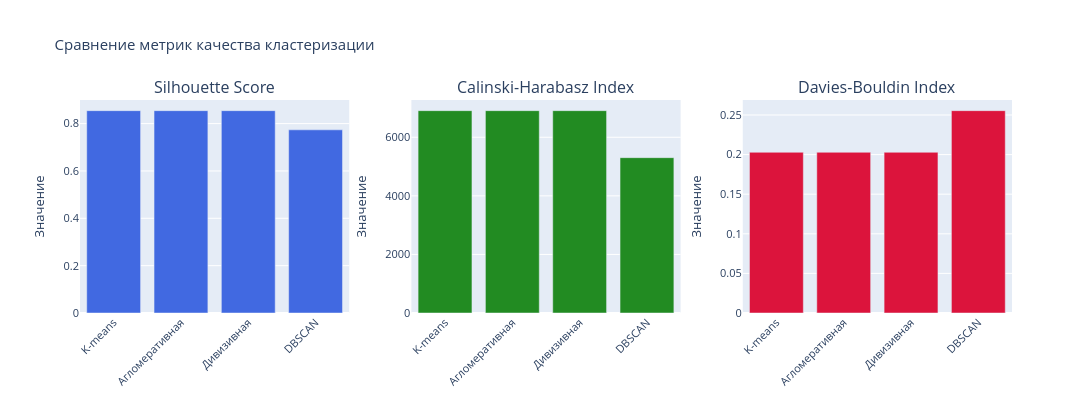

Notebook code cell kept with this figure:
### Code cell
fig = make_subplots(
    rows=1, cols=3,
    subplot_titles=('Silhouette Score', 'Calinski-Harabasz Index', 'Davies-Bouldin Index'),
    specs=[[{'type': 'bar'}, {'type': 'bar'}, {'type': 'bar'}]]
)


fig.add_trace(
    go.Bar(
        x=metrics_df['Метод'],
        y=metrics_df['Silhouette'],
        name='Silhouette',
        marker=dict(color='royalblue'),
        showlegend=False
    ),
    row=1, col=1
)


fig.add_trace(
    go.Bar(
        x=metrics_df['Метод'],
        y=metrics_df['Calinski-Harabasz'],
        name='Calinski-Harabasz',
        marker=dict(color='forestgreen'),
        showlegend=False
    ),
    row=1, col=2
)


fig.add_trace(
    go.Bar(
        x=metrics_df['Метод'],
        y=metrics_df['Davies-Bouldin'],
        name='Davies-Bouldin',
        marker=dict(color='crimson'),
        showlegend=False
    ),
    row=1, col=3
)


fig.update_yaxes(title_text="Значение", row=1, col=1)
fig.update_yaxes(title_text="Значение", row=1, col=2)
fig.update_yaxes(title_text="Значение", row=1, col=3)

fig.update_xaxes(tickangle=-45)

fig.update_layout(
    height=400,
    width=1400,
    title_text="Сравнение метрик качества кластеризации",
    font=dict(size=11)
)

fig.show()

### Figure 1 — Plotly figure (JSON) as saved in the notebook; plotly's stock layout.template omitted (floating-point values rounded to 4 significant figures)
{"data": [{"marker": {"color": "royalblue"}, "name": "Silhouette", "showlegend": false, "type": "bar", "x": ["K-means", "Агломеративная", "Дивизивная", "DBSCAN"], "xaxis": "x", "y": [0.8546, 0.8546, 0.8546, 0.7736], "yaxis": "y"}, {"marker": {"color": "forestgreen"}, "name": "Calinski-Harabasz", "showlegend": false, "type": "bar", "x": ["K-means", "Агломеративная", "Дивизивная", "DBSCAN"], "xaxis": "x2", "y": [6909.0, 6909.0, 6909.0, 5304.0], "yaxis": "y2"}, {"marker": {"color": "crimson"}, "name": "Davies-Bouldin", "showlegend": false, "type": "bar", "x": ["K-means", "Агломеративная", "Дивизивная", "DBSCAN"], "xaxis": "x3", "y": [0.2029, 0.2029, 0.2029, 0.2555], "yaxis": "y3"}], "layout": {"annotations": [{"font": {"size": 16}, "showarrow": false, "text": "Silhouette Score", "x": 0.1444, "xanchor": "center", "xref": "paper", "y": 1, "yanchor": "bottom", "yref": "paper"}, {"font": {"size": 16}, "showarrow": false, "text": "Calinski-Harabasz Index", "x": 0.5, "xanchor": "center", "xref": "paper", "y": 1, "yanchor": "bottom", "yref": "paper"}, {"font": {"size": 16}, "showarrow": false, "text": "Davies-Bouldin Index", "x": 0.8556, "xanchor": "center", "xref": "paper", "y": 1, "yanchor": "bottom", "yref": "paper"}], "font": {"size": 11}, "height": 400, "title": {"text": "Сравнение метрик качества кластеризации"}, "width": 1400, "xaxis": {"anchor": "y", "domain": [0, 0.2889], "tickangle": -45}, "xaxis2": {"anchor": "y2", "domain": [0.3556, 0.6444], "tickangle": -45}, "xaxis3": {"anchor": "y3", "domain": [0.7111, 1], "tickangle": -45}, "yaxis": {"anchor": "x", "domain": [0, 1], "title": {"text": "Значение"}}, "yaxis2": {"anchor": "x2", "domain": [0, 1], "title": {"text": "Значение"}}, "yaxis3": {"anchor": "x3", "domain": [0, 1], "title": {"text": "Значение"}}}}
